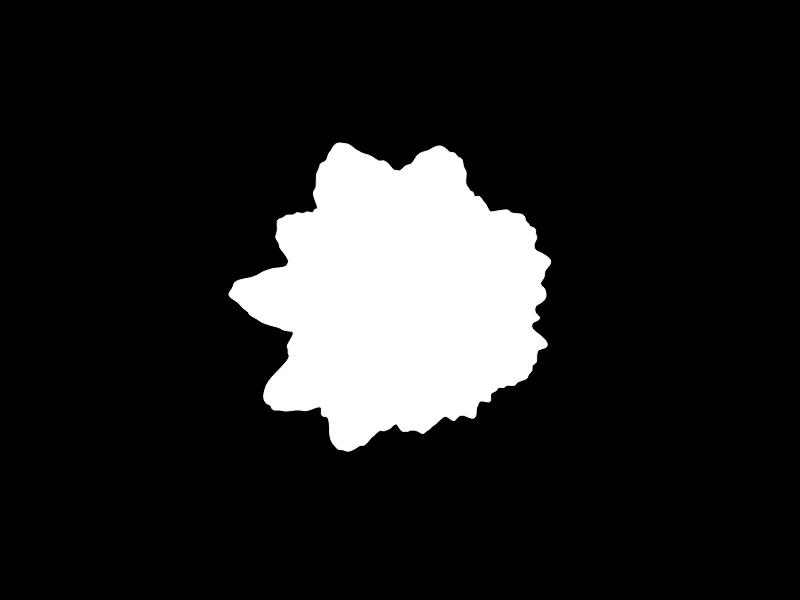
Frame 1 (no input)
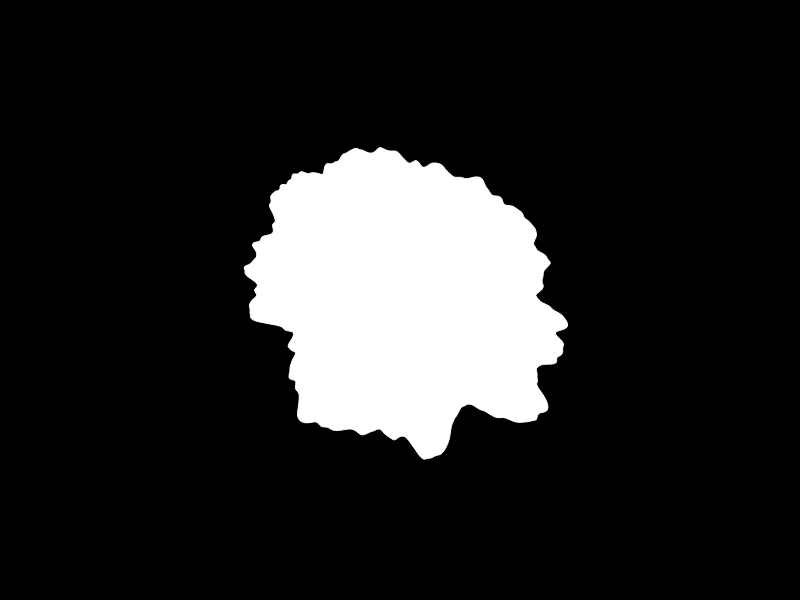
Frame 60 (no input)
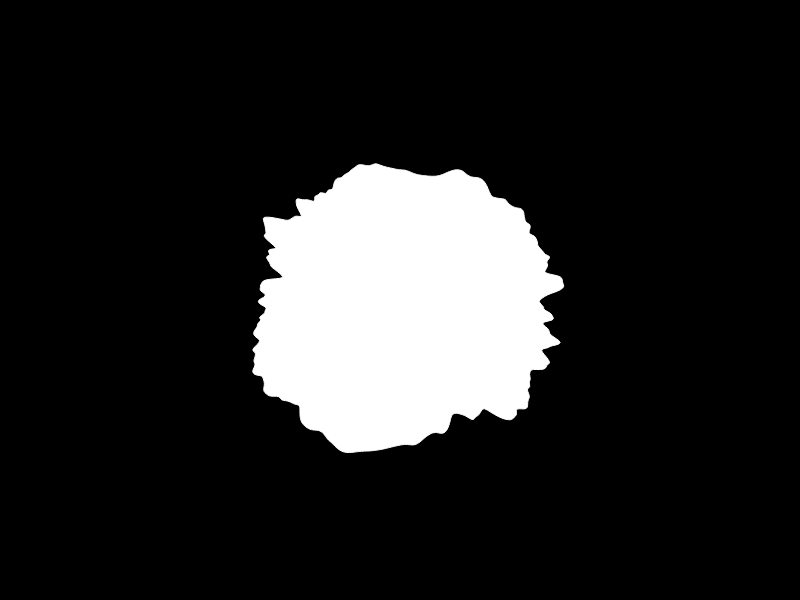
Frame 120 (the mouse pressed at the canvas centre since frame 60)

The p5.js sketch that drew these frames (run headless with seeded random() and noise() and a simulated clock; from frame 60 on, the mouse is pressed at the canvas centre):

// p5.js sketch
// ── sketch.js
let noiseMax = 0;
let slider;
let phase = 0;

function setup() {
  createCanvas(800, 600);
  slider = createSlider(0, 10, 6.2, 0.1);
}

function draw() {
  background(0);
  translate(width / 2, height / 2);
  stroke(255);
  //noFill();
  beginShape();
  let noiseMax = slider.value();

  for (var angle = 0; angle < TWO_PI; angle += 0.01) {
    let xOffset = map(cos(angle + phase), -1, 1, 0, noiseMax);
    let yOffset = map(sin(angle), -1, 1, 0, noiseMax);
    let radius = map(noise(xOffset, yOffset), 0, 1, 100, 200);
    let x = radius * cos(angle);
    let y = radius * sin(angle);
    // Try setting the width and height to the values of x and y
    vertex(x, y);
  }
  endShape(CLOSE);
  phase += 0.01;

}
